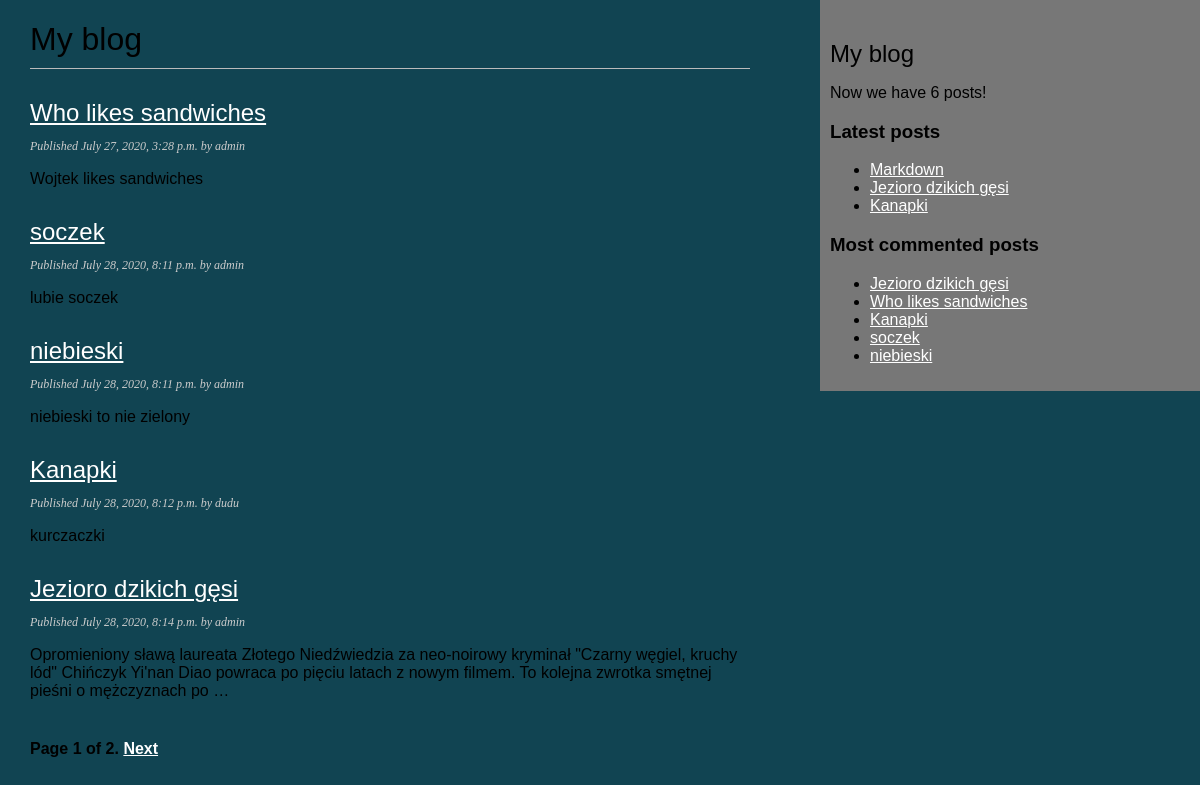
Screenshot of /blog/ with the database file from the repository.
### blog/models.py (models this page shows)
class Post(models.Model):
	STATUS_CHOICES = (
		('draft', 'Draft'),
		('published','Published'),)
	title = models.CharField(max_length=50)
	slug = models.SlugField(max_length=250, unique_for_date="publish")
	author = models.ForeignKey(User, on_delete=models.CASCADE, related_name = 'blog_posts')
	body = models.TextField()
	publish = models.DateTimeField(default=timezone.now)
	created = models.DateTimeField(auto_now_add=True)
	updated = models.DateTimeField(auto_now_add=True)
	status = models.CharField(max_length=10, choices=STATUS_CHOICES, default='draft')
	objects = models.Manager() # The default manager.
	published = PublishedManager() # Our custom manager.
	def get_absolute_url(self):
		return reverse('blog:post_detail',
			args=[self.publish.year,
			self.publish.month,
			self.publish.day,
			self.slug])

### blog/views.py (the view)
# urls.py: path('', views.PostListView.as_view(), name='post_list'),
class PostListView(ListView):  #same view based on class, site view with object list.
    queryset = Post.published.all()
    context_object_name = 'posts'
    paginate_by = 5
    template_name = 'blog/post/list.html'

### blog/models.py (called while the page is built)
	def get_queryset(self):
		return super(PublishedManager,self).get_queryset()\
		.filter(status='published')  # \ oznacza przejscie do natepnego wiersza

### blog/templatetags/blog_tags.py (called while the page is built)
@register.simple_tag
def total_posts():
	return Post.published.count()

@register.inclusion_tag('blog/post/latest_posts.html')
def show_latest_posts(count=5):
	latest_posts = Post.published.order_by('-publish')[:count:]
	return {'latest_posts':latest_posts}

@register.simple_tag
def get_most_commented_posts(count=5):
	return Post.published.annotate(
	total_comments=Count('comments')).order_by(
					'-total_comments')[:count]

@register.filter(name='markdown')
def markdown_format(text):
	return mark_safe(markdown.markdown(text))

### blog/templates/blog/post/list.html (shortened to what this page needs)
{% extends "blog/base.html" %}
{% load blog_tags %}
{% block content %}
		<h1>My blog</h1>
		{% for post in posts %}
			<h2>
				<a href="{{ post.get_absolute_url }}">
				{{ post.title }}
				</a>
			</h2>
			<p class="date">
			Published {{post.publish}} by {{post.author}}
			</p>
			{{ post.body|markdown|truncatewords_html:30 }}
		{% endfor %}
	{% include "blog/pagination.html" with page=page_obj %}
{% endblock %}

### blog/templates/blog/base.html (shortened to what this page needs)
{% load blog_tags %}
<!DOCTYPE html>
<html>
<head>
	{% load static %}
	<link href="{% static "css/blog.css" %}" rel="stylesheet">
</head>
<body>
	<div id="content">
	{% block content %}
	{% endblock %}
	</div>
	<div id="sidebar">
		<h2>My blog</h2>
		<p>Now we have {% total_posts %} posts!</p>
		<h3>Latest posts</h3>
		{% show_latest_posts 3 %}
		<h3>Most commented posts</h3>
		{% get_most_commented_posts as most_commented_posts %}
		<ul>
		{% for post in most_commented_posts %}
		<li><a href="{{ post.get_absolute_url }}">{{ post.title }}</a></li>
		{% endfor %}
		</ul>
	</div>
</body>
</html>

### blog/templates/blog/post/latest_posts.html
<ul>
	{% for post in latest_posts %}
	<li>
		<a href="{{ post.get_absolute_url }}"> {{ post.title }} </a>
	</li>
	{% endfor %}
</ul>

### blog/static/css/blog.css (style rules this page uses)
body { background: #114452 !important; margin:0; padding:0; font-family:helvetica, sans-serif; }
a { color: #ffffff; text-decoration:underline; }
h1 { font-weight:normal; border-bottom:1px solid #bbb; padding:0 0 10px 0; }
h2 { font-weight:normal; margin:30px 0 0; }
#content { float:left; width:60%; padding:0 0 0 30px; }
#sidebar { float:right; width:30%; padding:10px; background:#777777; height:100%; }
p.date { color:#ccc; font-family: georgia, serif; font-size: 12px; font-style: italic; }

### rows the page displays
Post: title "Who likes sandwiches", publish "July 27, 2020, 3:28 p.m.", author "admin", body "Wojtek likes sandwiches"
Post: title "soczek", publish "July 28, 2020, 8:11 p.m.", author "admin", body "lubie soczek"
Post: title "niebieski", publish "July 28, 2020, 8:11 p.m.", author "admin", body "niebieski to nie zielony"
Post: title "Kanapki", publish "July 28, 2020, 8:12 p.m.", author "dudu", body "kurczaczki"
Post: title "Jezioro dzikich gęsi", publish "July 28, 2020, 8:14 p.m.", author "admin", body "Opromieniony sławą laureata Złotego Niedźwiedzia za neo-noirowy kryminał \"Czarny węgiel, kruchy lód\" Chińczyk Yi'nan Diao powraca po pięciu latach z nowym filmem. To kolejna zwrotka smętnej pieśni o mężczyznach po …"
Post: title "Markdown"

### other values shown
{{ page.number }} "1"
{{ page.paginator.num_pages }} "2"
